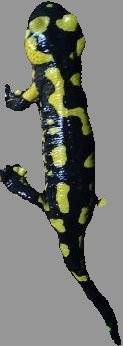
#> input picture docs/images/id1/11d2ae32-b42a-48c3-b0e2-2e60bd665eb5.jpg, 123 x 346 px
$ python -i morse_poc.py   (imports and definitions only)
#> lines starting #> are read from the running program, lines starting #| are printed output that depends on the picture; after the words box and inside, x2 and y2 are one past the last pixel; in counts of white or black regions, pixels touching at a corner belong together
"""POC: Salamander identification via yellow pattern 'morse code'.

Human method:
  1. Segment yellow spots on black body
  2. Read the pattern head-to-tail like morse code (segment, gap, segment, gap)
  3. Look for distinctive spot shapes (hooks, angles)
  4. Match: same morse code + 2-3 distinctive shapes = same individual

This POC validates steps 1-3: yellow segmentation, medial axis, 1D projection.
"""

import sys
from pathlib import Path

import cv2
import numpy as np
from scipy import ndimage

IMAGE_DIR = Path(__file__).parent / "images"

# --- Step 1: Yellow segmentation ---

def segment_spots(img_bgr: np.ndarray, body_mask: np.ndarray) -> np.ndarray:
    """Segment light spots (yellow/cream/white) on the dark salamander body.

    Uses brightness within the body mask — spots are significantly brighter
    than the black body regardless of their exact hue.

    Returns binary mask (255 = spot, 0 = not spot).
    """
    # Convert to LAB for perceptual lightness
    lab = cv2.cvtColor(img_bgr, cv2.COLOR_BGR2LAB)
    lightness = lab[:, :, 0]  # 0-255

    # Only consider pixels inside the body
    body_pixels = lightness[body_mask > 0]
    if len(body_pixels) == 0:
        return np.zeros(img_bgr.shape[:2], dtype=np.uint8)

    # Adaptive threshold: spots are bright outliers on the dark body
    # Use Otsu within the body to find the dark/light split
    _, otsu_mask = cv2.threshold(body_pixels, 0, 255, cv2.THRESH_BINARY + cv2.THRESH_OTSU)
    otsu_thresh = _

    # Apply the threshold to the full image, masked to body
    mask = ((lightness > otsu_thresh) & (body_mask > 0)).astype(np.uint8) * 255

    # Clean up
    kernel = cv2.getStructuringElement(cv2.MORPH_ELLIPSE, (3, 3))
    mask = cv2.morphologyEx(mask, cv2.MORPH_OPEN, kernel, iterations=1)
    mask = cv2.morphologyEx(mask, cv2.MORPH_CLOSE, kernel, iterations=2)
    return mask


def segment_body(img_bgr: np.ndarray) -> np.ndarray:
    """Segment the salamander body (non-background).

    Background is gray (~128). Body is black + yellow spots.
    """
    gray = cv2.cvtColor(img_bgr, cv2.COLOR_BGR2GRAY)
    # Background is ~128 gray. Body is darker (<80) or has yellow (bright in some channels)
    # Use distance from background gray
    bg_value = np.median(gray[gray > 100])  # estimate background
    diff = np.abs(gray.astype(float) - bg_value)
    body_mask = (diff > 30).astype(np.uint8) * 255

    # Clean up
    kernel = cv2.getStructuringElement(cv2.MORPH_ELLIPSE, (5, 5))
    body_mask = cv2.morphologyEx(body_mask, cv2.MORPH_CLOSE, kernel, iterations=3)
    body_mask = cv2.morphologyEx(body_mask, cv2.MORPH_OPEN, kernel, iterations=2)

    # Keep only largest connected component
    n_labels, labels, stats, _ = cv2.connectedComponentsWithStats(body_mask)
    if n_labels <= 1:
        return body_mask
    # Component 0 is background
    largest = 1 + np.argmax(stats[1:, cv2.CC_STAT_AREA])
    body_mask = ((labels == largest) * 255).astype(np.uint8)
    return body_mask


# --- Step 2: Medial axis / skeleton ---

def compute_medial_axis(body_mask: np.ndarray, n_points: int = 150) -> np.ndarray:
    """Compute an ordered curved medial axis using the distance transform ridge.

    1. Compute distance transform of body mask
    2. Find ridge points (local maxima = centers of maximal inscribed circles)
    3. Order them by tracing the ridge from one end to the other
    4. Smooth and resample to n_points
    """
    from collections import deque

    dist = cv2.distanceTransform(body_mask, cv2.DIST_L2, 5)

    # Ridge = pixels where distance is a local maximum in at least one direction
    # Use a threshold: ridge pixels have dist > some fraction of local neighborhood max
    kernel_size = 7
    local_max = cv2.dilate(dist, np.ones((kernel_size, kernel_size)))
    # Ridge: close to local max AND inside body AND not too thin
    min_width = 3.0  # minimum body half-width to consider
    ridge_mask = ((dist > 0.7 * local_max) & (dist >= min_width) & (body_mask > 0))

    ridge_points = np.argwhere(ridge_mask)
    if len(ridge_points) < 5:
        # Fallback: use body centroid line
        return _fallback_pca_axis(body_mask, n_points)

    # Order ridge points by tracing from one end
    point_set = set(map(tuple, ridge_points))

    def bfs_farthest(start):
        visited = {start: None}
        queue = deque([start])
        last = start
        while queue:
            node = queue.popleft()
            last = node
            r, c = node
            for dr in range(-2, 3):
                for dc in range(-2, 3):
                    if dr == 0 and dc == 0:
                        continue
                    nbr = (r + dr, c + dc)
                    if nbr in point_set and nbr not in visited:
                        visited[nbr] = node
                        queue.append(nbr)
        return last, visited

    start = tuple(ridge_points[0])
    end_a, _ = bfs_farthest(start)
    end_b, parents = bfs_farthest(end_a)

    # Trace path
    path = []
    node = end_b
    while node is not None:
        path.append(node)
        node = parents[node]
    path.reverse()

    if len(path) < 5:
        return _fallback_pca_axis(body_mask, n_points)

    path_arr = np.array(path, dtype=float)

    # Smooth the path (remove zigzag from ridge detection)
    from scipy.ndimage import uniform_filter1d
    path_arr[:, 0] = uniform_filter1d(path_arr[:, 0], size=min(15, len(path_arr)//3))
    path_arr[:, 1] = uniform_filter1d(path_arr[:, 1], size=min(15, len(path_arr)//3))

    # Resample to n_points equidistant points
    diffs = np.diff(path_arr, axis=0)
    seg_lengths = np.sqrt((diffs**2).sum(axis=1))
    cumulative = np.concatenate([[0], np.cumsum(seg_lengths)])
    total_length = cumulative[-1]

    if total_length < 1:
        return _fallback_pca_axis(body_mask, n_points)

    from scipy.interpolate import interp1d
    target_dists = np.linspace(0, total_length, n_points)
    interp_r = interp1d(cumulative, path_arr[:, 0], kind='linear')
    interp_c = interp1d(cumulative, path_arr[:, 1], kind='linear')
    resampled = np.column_stack([interp_r(target_dists), interp_c(target_dists)])

    # Ensure head (topmost point) is first
    if resampled[0, 0] > resampled[-1, 0]:
        resampled = resampled[::-1]
    return resampled


# [30 lines left out: function _fallback_pca_axis, not called in this run]


# --- Step 3: Project yellow onto axis → 1D morse signal ---

TAIL_WIDTH_THRESHOLD = 8  # body narrower than this = tail (pixels)


def project_to_morse(
    ordered_points: np.ndarray,
    spot_mask: np.ndarray,
    body_mask: np.ndarray,
) -> np.ndarray:
    """Project spot presence onto the ordered skeleton axis.

    For each skeleton point, samples a perpendicular cross-section
    across the body and computes the ratio of spot pixels to body pixels.
    Truncates the signal where the body becomes too thin (tail).
    """
    if len(ordered_points) < 3:
        return np.array([])

    h, w = spot_mask.shape
    signal = []
    widths = []
    half_width = 40  # max perpendicular reach in pixels

    for i in range(len(ordered_points)):
        r, c = ordered_points[i]

        # Compute local tangent direction
        i0 = max(0, i - 5)
        i1 = min(len(ordered_points) - 1, i + 5)
        dr = ordered_points[i1][0] - ordered_points[i0][0]
        dc = ordered_points[i1][1] - ordered_points[i0][1]
        length = max(np.sqrt(dr**2 + dc**2), 1e-6)
        nr, nc = -dc / length, dr / length

        spot_count = 0
        body_count = 0
        for t in range(-half_width, half_width + 1):
            sr = int(round(r + t * nr))
            sc = int(round(c + t * nc))
            if 0 <= sr < h and 0 <= sc < w:
                if body_mask[sr, sc] > 0:
                    body_count += 1
                    if spot_mask[sr, sc] > 0:
                        spot_count += 1

        widths.append(body_count)
        signal.append(spot_count / max(body_count, 1))

    # Truncate tail: find where body width drops below threshold persistently
    # Use a sliding window to avoid single narrow points cutting the signal
    widths_arr = np.array(widths)
    smoothed_widths = np.convolve(widths_arr, np.ones(5)/5, mode='same')

    # Find the last position where body is wide enough (from the tail end)
    body_region = smoothed_widths >= TAIL_WIDTH_THRESHOLD
    if not body_region.any():
        return np.array(signal)

    # Keep from first wide point to last wide point
    first = np.argmax(body_region)
    last = len(body_region) - 1 - np.argmax(body_region[::-1])
    truncated = np.array(signal[first:last+1])

    return truncated


def normalize_signal(signal: np.ndarray, target_len: int = 200) -> np.ndarray:
    """Normalize signal to fixed length. Minimal smoothing to preserve detail."""
    if len(signal) == 0:
        return signal
    from scipy.interpolate import interp1d
    x_old = np.linspace(0, 1, len(signal))
    x_new = np.linspace(0, 1, target_len)
    f = interp1d(x_old, signal, kind='linear')
    resampled = f(x_new)
    # Light smoothing (window=3) just to remove single-pixel noise
    kernel = np.ones(3) / 3
    return np.convolve(resampled, kernel, mode='same')


# --- Step 4: Compare morse signals ---

# [55 lines left out: functions dtw_distance, dtw_similarity, correlation_score, not called in this run]


# --- Step 5: Blob shape matching ---

MIN_BLOB_AREA = 50  # minimum blob area in pixels to consider
N_FOURIER = 12  # number of Fourier descriptor coefficients
TOP_N_BLOBS = 7  # max blobs to consider for matching


def fourier_descriptors(contour: np.ndarray, n: int = N_FOURIER) -> np.ndarray:
    """Compute Fourier descriptors of contour boundary.

    Rotation-invariant (magnitudes), scale-invariant (normalized by 1st coeff).
    Better than Hu moments for concave shapes (hooks, angles).
    """
    pts = contour.squeeze()
    if len(pts) < 5:
        return np.zeros(n)
    z = pts[:, 0] + 1j * pts[:, 1]
    coeffs = np.fft.fft(z)
    magnitudes = np.abs(coeffs)
    # Normalize by 1st non-DC coefficient for scale invariance
    if magnitudes[1] > 1e-8:
        magnitudes = magnitudes / magnitudes[1]
    # Skip DC (index 0), take first n
    if len(magnitudes) < n + 1:
        result = np.zeros(n)
        result[:len(magnitudes) - 1] = magnitudes[1:]
        return result
    return magnitudes[1:n + 1]


def extract_blobs(spot_mask: np.ndarray, body_mask: np.ndarray, medial_axis: np.ndarray):
    """Extract yellow blobs with shape descriptors.

    Returns a list of dicts with:
      - hu_moments: 7 Hu moment invariants (rotation/scale invariant)
      - circularity: 4π × area / perimeter² (1.0 = perfect circle, <1 = irregular)
      - area_ratio: blob area / body area (size-invariant)
      - axis_position: normalized position along body axis (0=head, 1=tail)
      - contour: the raw contour for debug
    """
    n_labels, labels, stats, centroids = cv2.connectedComponentsWithStats(spot_mask)

    body_area = max(int((body_mask > 0).sum()), 1)
    blobs = []

    for i in range(1, n_labels):  # skip background (0)
        area = stats[i, cv2.CC_STAT_AREA]
        if area < MIN_BLOB_AREA:
            continue

        # Extract contour of this blob
        blob_mask = (labels == i).astype(np.uint8) * 255
        contours, _ = cv2.findContours(blob_mask, cv2.RETR_EXTERNAL, cv2.CHAIN_APPROX_SIMPLE)
        if not contours:
            continue
        contour = contours[0]
        perimeter = cv2.arcLength(contour, True)

        # Hu moments (log-transformed, rotation/scale invariant)
        moments = cv2.moments(contour)
        hu = cv2.HuMoments(moments).flatten()
        # Log-transform for better numerical stability
        hu_log = -np.sign(hu) * np.log10(np.abs(hu) + 1e-10)

        # Circularity
        circularity = (4 * np.pi * area / (perimeter ** 2)) if perimeter > 0 else 0.0

        # Solidity: area / convex hull area (low = concave/hooked shape)
        hull = cv2.convexHull(contour)
        hull_area = cv2.contourArea(hull)
        solidity = area / hull_area if hull_area > 0 else 1.0

        # Convexity defects: captures hooks, angles, concavities
        hull_idx = cv2.convexHull(contour, returnPoints=False)
        defects_raw = cv2.convexityDefects(contour, hull_idx) if len(hull_idx) > 2 else None
        if defects_raw is not None:
            depths = defects_raw[:, 0, 3] / 256.0  # convert fixed-point to float
            # Normalize depths by sqrt(area) for scale invariance
            scale = max(np.sqrt(area), 1.0)
            norm_depths = np.sort(depths / scale)[::-1]  # descending
            n_defects = len(norm_depths)
            # Keep top 5 deepest defects as descriptor
            defect_desc = np.zeros(5)
            defect_desc[:min(5, len(norm_depths))] = norm_depths[:5]
            mean_defect_depth = float(norm_depths.mean()) if len(norm_depths) > 0 else 0.0
        else:
            n_defects = 0
            defect_desc = np.zeros(5)
            mean_defect_depth = 0.0

        # Fourier descriptors of contour boundary
        fd = fourier_descriptors(contour)

        # Position along body axis
        cr, cc = centroids[i]  # centroid (row, col) — note: connectedComponents returns (x,y)
        blob_center = np.array([cc, cr])  # (row, col) format
        if len(medial_axis) > 0:
            dists = np.linalg.norm(medial_axis - blob_center, axis=1)
            nearest_idx = np.argmin(dists)
            axis_pos = nearest_idx / max(len(medial_axis) - 1, 1)
        else:
            axis_pos = 0.5

        blobs.append({
            'hu_moments': hu_log,
            'fourier': fd,
            'circularity': circularity,
            'solidity': solidity,
            'n_defects': n_defects,
            'defect_desc': defect_desc,
            'mean_defect_depth': mean_defect_depth,
            'area_ratio': area / body_area,
            'axis_position': axis_pos,
            'area': area,
            'contour': contour,
            'center': blob_center,
        })

    # Sort by area (largest first)
    blobs.sort(key=lambda b: b['area'], reverse=True)
    return blobs


# [98 lines left out: functions blob_shape_distance, _match_blobs_directed, match_blobs, blob_shape_distance_defects, _match_blobs_directed_defects, match_blobs_defects, not called in this run]


# --- Piste 2: Non-round blob filter ---

def _filter_non_round(blobs: list, max_circularity: float = 0.7) -> list:
    """Keep only non-round blobs (circularity below threshold)."""
    return [b for b in blobs if b['circularity'] < max_circularity]


# [122 lines left out: functions match_blobs_non_round, _match_blobs_param, match_blobs_defects_non_round, combined_score, save_debug_image, save_morse_comparison, not called in this run]


# --- Main ---

def process_image(img_path: Path, debug_dir: Path | None = None) -> tuple[np.ndarray, np.ndarray, list]:
    """Process one image: segment → axis → morse signal + blob descriptors.

    Returns (ordered_points, morse_signal, blobs).
    """
    img = cv2.imread(str(img_path))
#> img is the input picture: shape (346, 123, 3); mean B, G, R 114.3, 120.1, 118.5
    if img is None:
        raise ValueError(f"Cannot read {img_path}")

    body = segment_body(img)
#> in segment_body, `gray = cv2.cvtColor(img_bgr, cv2.COLOR_BGR2GRAY)`:
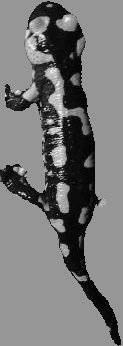
#> gray: shape (346, 123); min 0, max 252, mean 119
#> in segment_body, `bg_value = np.median(gray[gray > 100])`: bg_value = 151
#> in segment_body, `body_mask = (diff > 30).astype(np.uint8) * 255`:
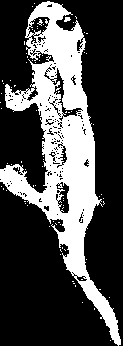
#> body_mask: shape (346, 123); 29.7% white; 83 white regions (81 under 20 px), largest, box (x1, y1, x2, y2) and area: (0, 1, 121, 346) 12483, (64, 17, 71, 22) 25
#> in segment_body, `body_mask = cv2.morphologyEx(body_mask, cv2.MORPH_CLOSE, kernel, itera..`:
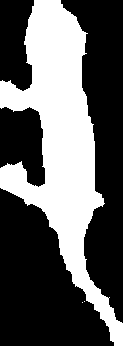
#> body_mask: shape (346, 123); 37.3% white; 3 white regions (2 under 20 px), largest, box (x1, y1, x2, y2) and area: (0, 0, 123, 346) 15855
#> in segment_body, `n_labels, labels, stats, _ = cv2.connectedComponentsWithStats(body_mask)`: n_labels = 2; stats = [[0, 0, 123, 346, 26740], [0, 0, 123, 346, 15818]]
#> in segment_body, `largest = 1 + np.argmax(stats[1:, cv2.CC_STAT_AREA])`: largest = 1
    yellow = segment_spots(img, body_mask=body)
#> in segment_spots, `body_pixels = lightness[body_mask > 0]`: body_pixels = 15818 values, max 254 at index 7252, min 0 at index 103, mean 68.03
#> in segment_spots, `_, otsu_mask = cv2.threshold(body_pixels, 0, 255, cv2.THRESH_BINARY + ..`: otsu_mask = 15818 values, max 255 at index 0, min 0 at index 40, mean 82.88
#> in segment_spots, `otsu_thresh = _`: otsu_thresh = 93

    # Medial axis
    ordered = compute_medial_axis(body, n_points=150)
#> in compute_medial_axis, `local_max = cv2.dilate(dist, np.ones((kernel_size, kernel_size)))`:
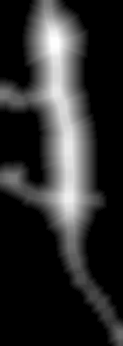
#> local_max: shape (346, 123) float32; min 0, max 29.59, mean 5.4; drawn with min black and max white
#> in compute_medial_axis, `ridge_mask = ((dist > 0.7 * local_max) & (dist >= min_width) & (body_m..`:
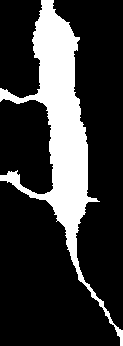
#> ridge_mask: shape (346, 123) bool; 21.6% white; 1 white region, box (x1, y1, x2, y2) and area: (0, 0, 123, 346) 9190
#> in compute_medial_axis, `ridge_points = np.argwhere(ridge_mask)`: ridge_points = 9190 pairs, first value 0 to 345, second value 0 to 122
#> in compute_medial_axis, `point_set = set(map(tuple, ridge_points))`: point_set = 9190 items
#> in compute_medial_axis, `start = tuple(ridge_points[0])`: start = (0, 41)
#> the loop in bfs_farthest, `while queue:` made 9190 passes
#> (r, c) on passes 1 to 3: (0, 41), (0, 42), (0, 43)
#> after the loop in bfs_farthest, `while queue:`: visited = 9190 items
#> in compute_medial_axis, `end_a, _ = bfs_farthest(start)`: end_a = (345, 122)
#> the loop in bfs_farthest (call 2), `while queue:` made 9190 passes
#> (r, c) on passes 1 to 3: (345, 122), (343, 120), (343, 121)
#> in compute_medial_axis, `end_b, parents = bfs_farthest(end_a)`: end_b = (0, 53); parents = 9190 items
#> in compute_medial_axis, `node = end_b`: node = (0, 53)
#> the loop in compute_medial_axis, `while node is not None:` made 174 passes
#> node on passes 1 to 3: (2, 51), (4, 49), (6, 47)
#> after the loop in compute_medial_axis, `while node is not None:`: path = 174 pairs, first value 0 to 345, second value 32 to 122
#> in compute_medial_axis, `path_arr = np.array(path, dtype=float)`: path_arr has the same summary as path
#> in compute_medial_axis, `diffs = np.diff(path_arr, axis=0)`: diffs = 173 pairs, first value -2 to -0.267, second value -1.6 to 1.2
#> in compute_medial_axis, `seg_lengths = np.sqrt((diffs**2).sum(axis=1))`: seg_lengths = 173 values, max 2.56 at index 25, min 0.275 at index 172, mean 2.05
#> in compute_medial_axis, `cumulative = np.concatenate([[0], np.cumsum(seg_lengths)])`: cumulative = 174 values from 0 to 355.4
#> in compute_medial_axis, `total_length = cumulative[-1]`: total_length = 355.4
#> in compute_medial_axis, `resampled = np.column_stack([interp_r(target_dists), interp_c(target_d..`: resampled = 150 pairs, first value 6.53 to 338.5, second value 33.87 to 119.3
#> ordered has the same summary as resampled in compute_medial_axis
    morse = project_to_morse(ordered, yellow, body)
#> the loop in project_to_morse, `for i in range(len(ordered_points)):` made 150 passes
#> (r, c, i0, dr, dc, length, nr, nc) on passes 1 to 8: (6.53, 46.47, 0, 10.16, -6.2, 11.9, 0.52, 0.854), (8.62, 45.33, 0, 12.25, -7.35, 14.29, 0.515, 0.857), (10.58, 43.97, 0, 14.39, -8.4, 16.66, 0.504, 0.864), (12.6, 42.7, 0, 16.59, -9.32, 19.03, 0.49, 0.872), (14.62, 41.45, 0, 18.82, -10.16, 21.39, 0.475, 0.88), (16.7, 40.27, 0, 21.11, -10.84, 23.73, 0.457, 0.89), (18.78, 39.12, 1, 21.37, -10.13, 23.65, 0.428, 0.904), (20.92, 38.07, 2, 21.74, -9.3, 23.64, 0.393, 0.919)
    normalized = normalize_signal(morse)

    # Blob extraction
    blobs = extract_blobs(yellow, body, ordered)
#> in extract_blobs, `n_labels, labels, stats, centroids = cv2.connectedComponentsWithStats(..`:
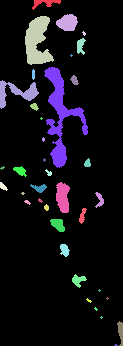
#> labels: shape (346, 123) int32; 38 distinct labels, from 0 to 37; one colour per label, 0 black
#> after the loop in extract_blobs, `for i in range(1, n_labels):`:
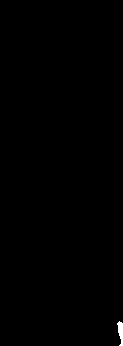
#> blob_mask: shape (346, 123); 0.22% white; 1 white region, box (x1, y1, x2, y2) and area: (117, 321, 123, 346) 95

    if debug_dir:
        debug_dir.mkdir(exist_ok=True)
        stem = img_path.stem
        skel = np.zeros(body.shape, dtype=np.uint8)
        for r, c in ordered.astype(int):
            if 0 <= r < skel.shape[0] and 0 <= c < skel.shape[1]:
                skel[r, c] = 255
        save_debug_image(img, yellow, body, skel, ordered.astype(int), debug_dir / f"{stem}_debug.jpg")

    # Debug stats
    n_body = int((body > 0).sum())
    n_spots = int((yellow > 0).sum())
    spot_pct = n_spots / max(n_body, 1) * 100
    blob_areas = [f"{b['area']}" for b in blobs[:5]]
    print(f"body={n_body}px spots={n_spots}px ({spot_pct:.0f}%) "
          f"axis={len(ordered)} morse={len(morse)} "
          f"blobs={len(blobs)} top_areas=[{','.join(blob_areas)}]", end=" ")
#| body=15818px spots=4599px (29%) axis=150 morse=149 blobs=16 top_areas=[1349,884,429,325,272]

    return ordered, normalized, blobs


# [200 lines left out: function main, not called in this run]


# [2 lines not run here, left out]

>>> result = process_image('../docs/images/id1/11d2ae32-b42a-48c3-b0e2-2e60bd665eb5.jpg')
